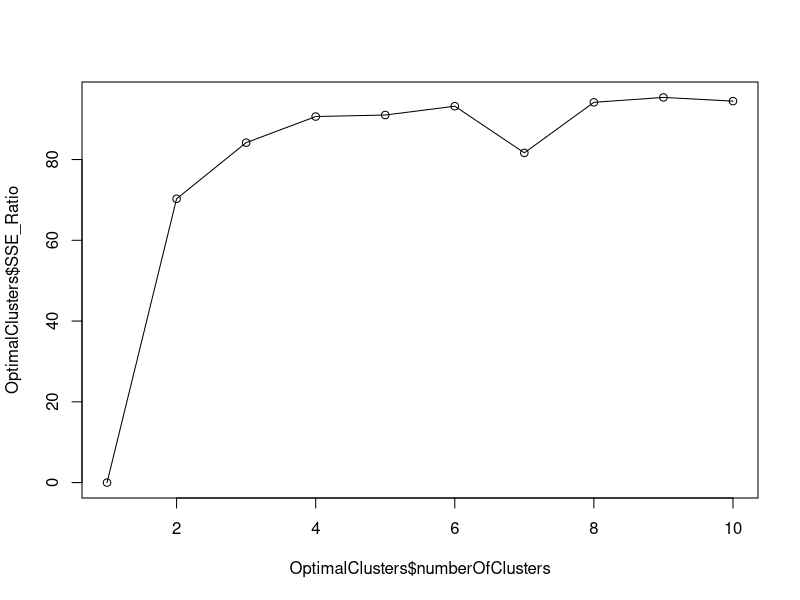

R code for this plot:
# The SSE_Ratio is a measure of the total variance in your data set that is explained by the clustering. 
# k-means minimize the within group dispersion and maximize the between-group dispersion.
# By assigning the samples to k clusters rather than n (number of samples) clusters achieved 
# a reduction in sums of squares of SSE_Ratio.

# Choose the data on which clustering has to be done
library(MASS)
ClusterData=Boston
set.seed(10)
# Create a data frame to store results
OptimalClusters=data.frame(
numberOfClusters=numeric(0),
SSE_Ratio=numeric(0)
)

# Trying to find out best number of clusters
for (i in c(1:10)){
clusterIris=kmeans(ClusterData,i)
OptimalClusters=rbind(OptimalClusters,data.frame(
numberOfClusters=i,
SSE_Ratio=100*(clusterIris$betweenss/clusterIris$totss)))
}

# By looking at the curve we can see 3 clusters are optimal which are explaining 88.8% of the variance
plot(OptimalClusters$numberOfClusters,OptimalClusters$SSE_Ratio)
lines(OptimalClusters$numberOfClusters,OptimalClusters$SSE_Ratio)
